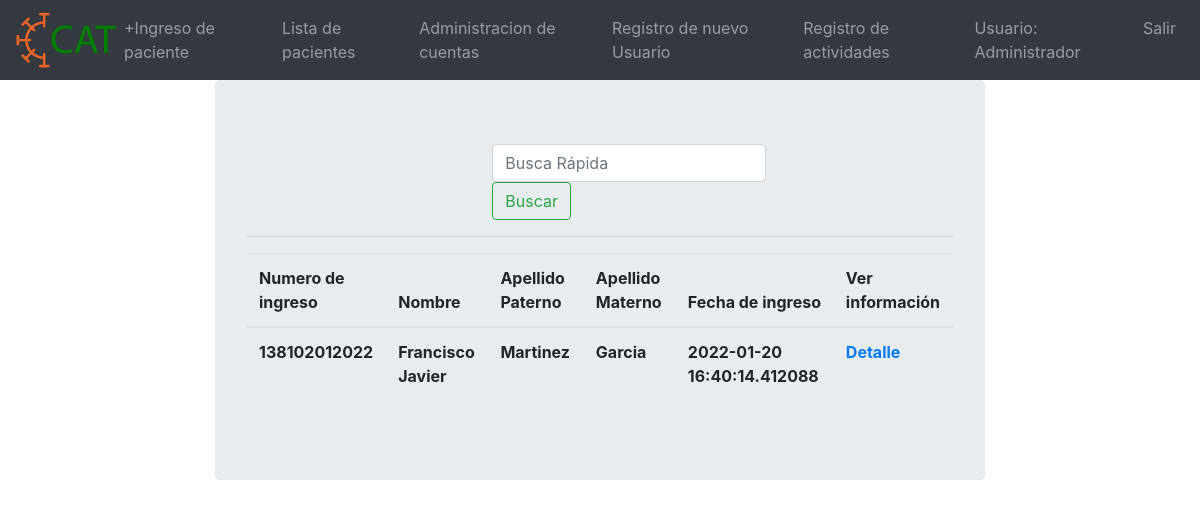
Page /patients (signed in) on the committed database.
### main.py (models this page shows)
class User(db.Model, UserMixin):
    id = db.Column(db.Integer, primary_key=True)
    username = db.Column(db.String(20),nullable=False,unique=True)
    user_names = db.Column(db.String(20),nullable=False,unique=False)
    user_first_lastname=db.Column(db.String(20),nullable=False,unique=False)
    user_second_lastname=db.Column(db.String(20),nullable=True,unique=False)
    password = db.Column(db.String(80),nullable=False)
    set_new_password = db.Column(db.Boolean(),nullable=False)
    user_type = db.Column(db.String(20),nullable=False)
    user_cedula = db.Column(db.String(20),nullable=True)
    active_user = db.Column(db.Boolean(),nullable=False)
    created_by = db.Column(db.String(80),nullable=False)
    register_date = db.Column(db.DateTime, default=datetime.datetime.utcnow)

class Patient(db.Model, UserMixin):
    ct = datetime.datetime.now()
    id = db.Column(db.Integer, primary_key=True)
    enter_id = db.Column(db.Integer,nullable=False,unique=True)
    enter_date = db.Column(db.DateTime, default = datetime.datetime.utcnow)
    informacion_introducida_por = db.Column(db.String(20),nullable=False,unique=True)
    names = db.Column(db.String(20),nullable=False,unique=False)
    first_lastname = db.Column(db.String(30),nullable=False,unique=False)
    second_lastname = db.Column(db.String(30),nullable=False,unique=False)
    dia_nacimiento = db.Column(db.String(3),nullable=False)
    mes_nacimiento = db.Column(db.String(3),nullable=False)
    ano_nacimiento = db.Column(db.String(5),nullable=False)
    address_street = db.Column(db.String(30),nullable=False)
    address_number = db.Column(db.String(30),nullable=False)
    address_cp = db.Column(db.String(30),nullable=False)
    address_colonia = db.Column(db.String(40),nullable=False)
    address_municipio = db.Column(db.String(40),nullable=False)
    address_estado = db.Column(db.String(40),nullable=False)
    address_pais = db.Column(db.String(40),nullable=False)
    gender = db.Column(db.String(20),nullable=False)
    prueba_covid = db.Column(db.String(20),nullable=False)
    saturacion = db.Column(db.String(5),nullable=False)
    padecimientos = db.Column(db.String(250),nullable=False)
    alergias = db.Column(db.String(40))
    persona_responsable_nombre = db.Column(db.String(50),nullable=False)
    persona_responsable_parentesco = db.Column(db.String(30),nullable=False)
    persona_responsable_tel = db.Column(db.String(15))
    persona_informante_nombre = db.Column(db.String(50),nullable=False)
    persona_informante_parentesco = db.Column(db.String(30),nullable=False)
    persona_informante_tel = db.Column(db.String(15))
    ant_heredo_familiares = db.Column(db.Boolean(),default = False)
    ant_personales_no_pat = db.Column(db.Boolean(),default = False)
    ant_personales_pat = db.Column(db.Boolean(), default = False)
    ant_pediatricos = db.Column(db.Boolean(), default = False)
    ant_gineco = db.Column(db.String(), default = False)
    somatometria = db.Column(db.Boolean(), default = False)

### main.py (the view)
@app.route('/patients',methods=['GET','POST'])
@login_required
def patients():
   patients = Patient.query.all()
   print(patients)
   return render_template('patients.html',patients=patients)

### main.py (called while the page is built)
@login_manager.user_loader
def load_user(user_id):
    return User.query.get(int(user_id))

### templates/patients.html (shortened to what this page needs)
{%extends "base.html" %}
{%block content%}
<div class="col-2"></div>
<div class="col-8">
    <div class="jumbotron">
        <div class="row">
            <div class="col-4">
            </div>
            <div class="col-4">
          <form class="form-inline">
    <input class="form-control mr-sm-2" type="search" placeholder="Busca Rápida" aria-label="Buscar">
    <button class="btn btn-outline-success my-2 my-sm-0" type="submit">Buscar</button>
  </form>
            </div>
            <div class="col-4">
            </div>
        </div>
        <hr>
            <table class="table">
            <thead>
                <tr>
                    <th scope="col"> Numero de ingreso</th>
                    <th scope="col"> Nombre </th>
                    <th scope="col"> Apellido Paterno </th>
                    <th scope="col"> Apellido Materno </th>
                    <th scope="col"> Fecha de ingreso</th>
                    <th scope="col"> Ver información </th>
                </tr>
            </thead>
            <tbody>
                 {% for patient in patients%}
                 <tr>
                 <th scope="col"> {{patient.enter_id}}</th>
                 <th scope="col"> {{patient.names}} </th>
                 <th scope="col"> {{patient.first_lastname}} </th>
                 <th scope="col"> {{patient.second_lastname}} </th>
                 <th scope="col"> {{patient.enter_date}} </th>
                 <th scope="col"> <a href="patient_dashboard?enter_id={{patient.enter_id}}">Detalle</a></th>
                 </tr>
                 {%endfor%}
            </tbody>
            </table>
        </div>
    </div>
</div>
{%endblock%}

### templates/base.html (shortened to what this page needs)
<!DOCTYPE html>
<html lang='es'>
    <head>
        <link rel="stylesheet" href="static/css/bootstrap.min.css">
        <link rel="stylesheet" href="static/css/master.css">
    </head>
    <body>
<nav class="navbar navbar-expand-lg navbar-dark bg-dark">
    <a href="dashboard">
    <img class="logo" src="static/images/cat.png">
    <a>
  <div class="collapse navbar-collapse" id="navbarNavDropdown">
    <ul class="navbar-nav">
      <li class="nav-item">
        <a class="nav-link" href="ingreso_paciente">+Ingreso de paciente</a>
      </li>
      <li class="nav-item">
        <a class="nav-link" href="patients">Lista de pacientes</a>
      </li>
    </ul>
    <ul class="navbar-nav ml-auto">
    <li class="nav-item">
      {% if current_user.type == "Personal administrativo" or current_user.username == "Administrador" %}
      <li class="nav-item">
          <a class="nav-link" href="manage_accounts">Administracion de cuentas</a>
      </li>
      <li class="nav-item">
          <a class="nav-link" href="register">Registro de nuevo Usuario</a>
      </li>
      <li class="nav-item">
          <a class="nav-link" href="log">Registro de actividades</a>
      </li>
      {%endif%}
      {%if current_user.is_authenticated%}
      <li class="nav-item">
          <a class="nav-link">Usuario: {{ current_user.username }}</a>
      </li>
     <li class="nav-item">
          <a class="nav-link" href="logout" >Salir</a>
      </li>
      {% else %}
      <li class="nav-item">
          <a class="nav-link" href="login">Login</a>
      </li>
      {% endif %}
      </ul>
  </div>
</nav>
<div class="container-fluid">
   <div class="row">
    {% block content%}{%endblock%}
    </div>
</body>
<html>

### rows in the picture
User: username "Administrador"
Patient: enter_id "138102012022", names "Francisco Javier", first_lastname "Martinez", second_lastname "Garcia", enter_date "2022-01-20 16:40:14.412088"
